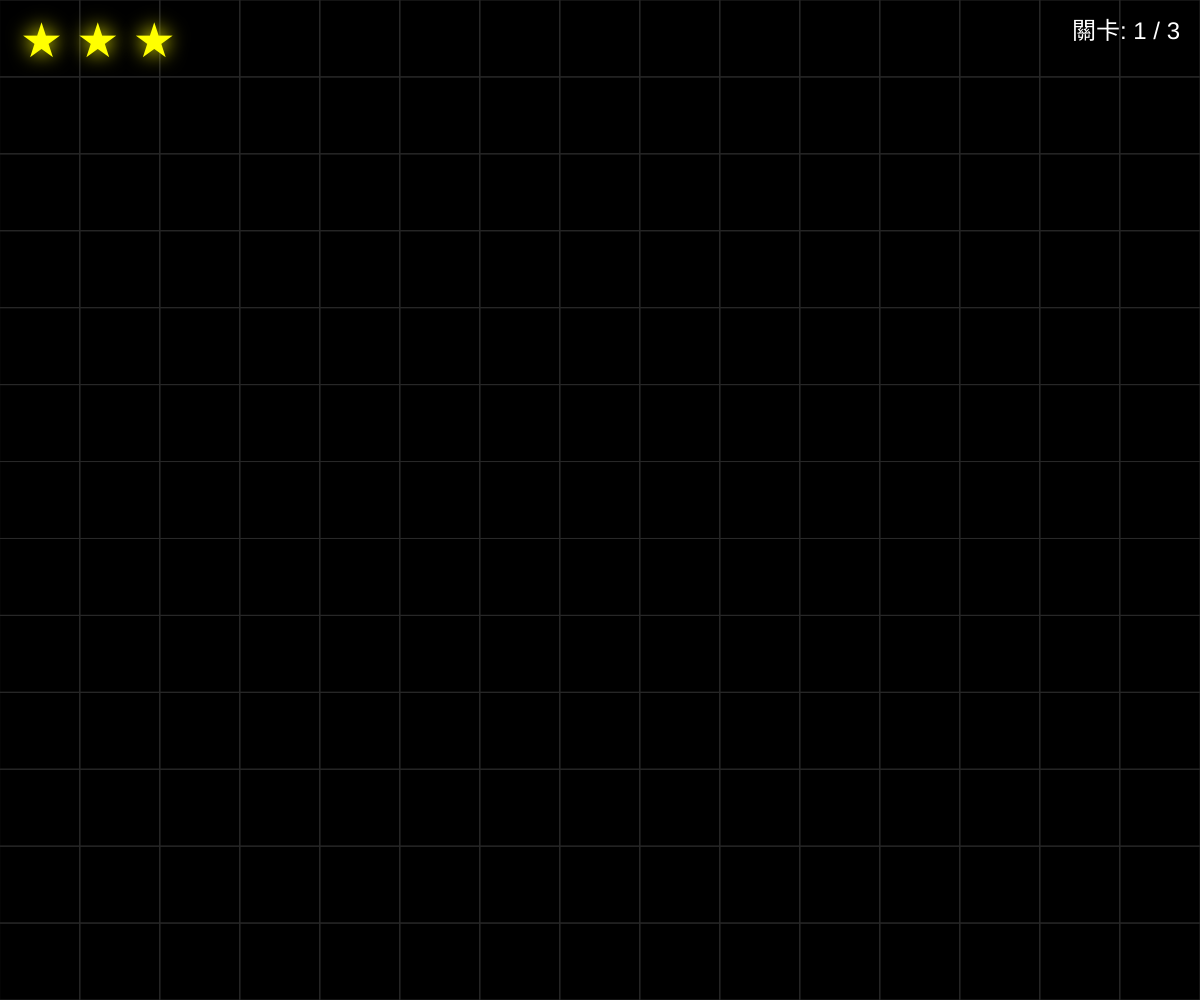
Frame 1 (no input)
Frame 60 (no input): identical to frame 1, image omitted
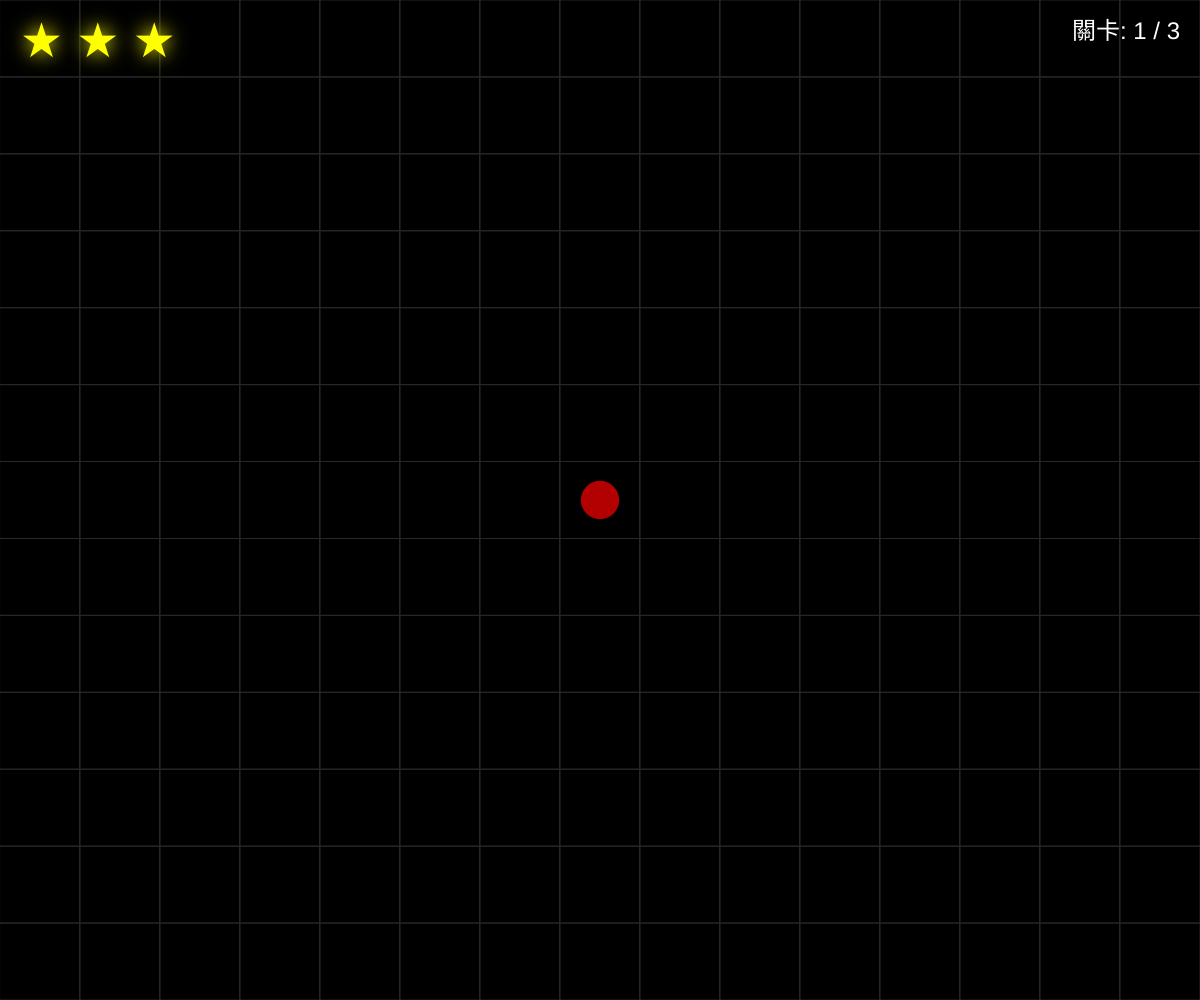
Frame 120 (the mouse pressed at the canvas centre since frame 60)

The p5.js sketch that drew these frames (run headless with seeded random() and noise() and a simulated clock; from frame 60 on, the mouse is pressed at the canvas centre):

// p5.js sketch
// ── sketch.js
let cellSize = 80;
let targetCol, targetRow;
let level = 1;
let gameState = "playing"; // 狀態：playing, result (通關), gameOver (失敗)
let shakeAmount = 0;       // 震動強度
let failFlash = 0;         // 錯誤閃爍亮度
let lives = 3;             // 剩餘鏟子數量
let particles = [];        // 慶祝粒子陣列
let flashR = 0, flashG = 0, flashB = 0; // 配合煙火顏色的閃光分量

function setup() {
  createCanvas(windowWidth, windowHeight);
  initTarget();
  // 禁用右鍵選單，以免影響遊戲操作
  forbidContextMenu();
}

function initTarget() {
  // 隨機設定一個目標方框的座標
  let cols = ceil(width / cellSize);
  let rows = ceil(height / cellSize);
  targetCol = floor(random(cols));
  targetRow = floor(random(rows));
}

// 輔助函式：禁用瀏覽器右鍵選單
function forbidContextMenu() {
  document.oncontextmenu = () => false;
}

function draw() {
  // 背景色會根據錯誤閃爍強度變紅，並加上與煙火同色系的閃光
  let bgR = failFlash + flashR;
  let bgG = flashG;
  let bgB = flashB;
  background(bgR, bgG, bgB);
  
  if (failFlash > 0) failFlash -= 5; // 紅色緩慢褪去
  if (flashR > 0) flashR -= 2; // 顏色閃光緩慢褪去
  if (flashG > 0) flashG -= 2;
  if (flashB > 0) flashB -= 2;

  // 如果在通關畫面狀態
  if (gameState === "result") {
    handleParticles();
    drawResultScreen();
    return;
  }
  
  if (gameState === "gameOver") {
    drawGameOverScreen();
    return;
  }

  push();
  // 處理震動效果
  if (shakeAmount > 0) {
    translate(random(-shakeAmount, shakeAmount), random(-shakeAmount, shakeAmount));
    shakeAmount *= 0.9; // 震動隨時間衰減
    if (shakeAmount < 0.1) shakeAmount = 0;
  }

  // 計算橫向與直向的方框數量，並計算精確的方格寬高以填滿螢幕
  let cols = ceil(width / cellSize);
  let rows = ceil(height / cellSize);
  let w = width / cols;
  let h = height / rows;

  for (let i = 0; i < cols; i++) {
    for (let j = 0; j < rows; j++) {
      let x = i * w;
      let y = j * h;

      // 繪製格線（將幸運格子隱藏，使其外觀與普通格子一致）
      stroke(40); 
      noFill();
      rect(x, y, w, h);

      // 當滑鼠滑過方框時
      if (mouseX >= x && mouseX < x + w && mouseY >= y && mouseY < y + h) {
        // 計算滑鼠位置與目標方框中心點的「像素距離」，這比原本的「格數距離」更細膩精準
        let targetCenterX = targetCol * w + w / 2;
        let targetCenterY = targetRow * h + h / 2;
        let d = dist(mouseX, mouseY, targetCenterX, targetCenterY);
        
        // 設定雷達感測半徑（以像素為單位，設定為方格寬度的 10 倍）
        let maxRange = w * 10;

        // 根據距離映射圓的大小與顏色：越近 (d 越小) 則越大且越紅
        let circleSize = map(d, 0, maxRange, min(w, h) * 0.95, 2, true);
        let redness = map(d, 0, maxRange, 255, 100, true);
        
        fill(redness, 0, 0);
        noStroke();
        ellipse(x + w / 2, y + h / 2, circleSize);
      }
    }
  }
  
  pop(); // 結束震動影響範圍

  // 在左上角顯示目前的星星數量 (生命值)
  fill(255, 255, 0); // 改為黃色
  noStroke();
  textAlign(LEFT, TOP);
  textSize(48); // 大小放大一倍 (24 -> 48)

  // 設定發光效果
  drawingContext.shadowBlur = 20;
  drawingContext.shadowColor = color(255, 255, 0);

  let starIcons = "";
  for (let i = 0; i < lives; i++) {
    starIcons += "★ ";
  }
  text(starIcons, 20, 20);
  
  // 重置發光效果，以免影響後續繪製的其他文字（如關卡資訊）
  drawingContext.shadowBlur = 0;

  // 在右上角顯示目前的關卡資訊
  fill(255);
  noStroke();
  textAlign(RIGHT, TOP);
  textSize(24);
  text("關卡: " + level + " / 3", width - 20, 20);
}

function drawResultScreen() {
  fill(255);
  textAlign(CENTER, CENTER);
  
  textSize(36);
  text("恭喜你找到幸運色塊!!", width / 2, height / 2 - 20);
  
  textSize(20);
  let msg = level < 3 ? "點擊畫面進入下一關" : "你已通關所有關卡！點擊重新開始遊戲";
  text(msg, width / 2, height / 2 + 40);
  
  textSize(16);
  text("目前關卡: " + level + " / 3", width / 2, height / 2 + 80);
}

function drawGameOverScreen() {
  fill(255, 50, 50);
  textAlign(CENTER, CENTER);
  
  textSize(48);
  text("遊戲結束", width / 2, height / 2 - 20);
  
  fill(255);
  textSize(20);
  text("鏟子用完了！點擊畫面重新開始", width / 2, height / 2 + 40);
}

function keyPressed() { } // 移除原本的鍵盤偵測

function mousePressed() {
  if (gameState === "result" || gameState === "gameOver") {
    // 結算或失敗畫面時，點擊左鍵處理
    if (gameState === "gameOver") {
      resetGame();
    } else if (mouseButton === LEFT) {
      advanceLevel();
    }
  } else if (gameState === "playing") {
    // 遊戲中時，按下滑鼠右鍵檢查是否找到幸運格子
    if (mouseButton === RIGHT) {
      checkWinCondition();
    }
  }
}

function resetGame() {
  level = 1;
  cellSize = 80;
  lives = 3;
  particles = [];
  initTarget();
  gameState = "playing";
}

function advanceLevel() {
  if (level < 3) {
      level++;
      cellSize /= 2; // 增加難度
      lives = 3;     // 進入下一關恢復鏟子
      particles = [];
    } else {
      resetGame();
      return;
    }
    initTarget();
    gameState = "playing";
}

function checkWinCondition() {
  let cols = ceil(width / cellSize);
  let rows = ceil(height / cellSize);
  let w = width / cols;
  let h = height / rows;

  let currentCol = floor(mouseX / w);
  let currentRow = floor(mouseY / h);

  // 檢查目前滑鼠所在的格子是否為幸運格子
  if (currentCol === targetCol && currentRow === targetRow) {
    gameState = "result";
  } else {
    // 點錯了：觸發震動與閃爍
    shakeAmount = 15;
    failFlash = 100;
    lives--;
    if (lives <= 0) {
      gameState = "gameOver";
    }
  }
}

function handleParticles() {
  // 縮短間隔，讓煙火更密集 (每 15 幀一波)
  if (frameCount % 15 === 0) {
    spawnFirework(random(width), random(height / 2));
  }
  
  // 更新與繪製所有粒子
  for (let i = particles.length - 1; i >= 0; i--) {
    particles[i].update();
    particles[i].display();
    if (particles[i].alpha <= 0) {
      particles.splice(i, 1);
    }
  }
}

function spawnFirework(x, y) {
  // 增加粒子數量到 80 個，並產生隨機鮮豔色
  let baseHue = random(360);

  // 設定與煙火顏色一致的背景閃光
  colorMode(HSB, 360, 100, 100);
  let c = color(baseHue, 80, 40); // 取得飽和度 80, 亮度 40 的色彩
  flashR = red(c);
  flashG = green(c);
  flashB = blue(c);
  colorMode(RGB, 255); // 切換回預設 RGB 模式

  for (let i = 0; i < 80; i++) {
    particles.push(new Particle(x, y, baseHue));
  }
}

class Particle {
  constructor(x, y, col) {
    this.x = x;
    this.y = y;
    this.history = []; // 儲存過去的位置以建立尾巴
    
    // 使用 HSB 顏色
    colorMode(HSB, 360, 100, 100, 255);
    this.color = color(col, random(60, 100), 100);
    colorMode(RGB, 255);

    // 爆炸速度與角度
    let angle = random(TWO_PI);
    let speed = random(2, 10);
    this.vx = cos(angle) * speed;
    this.vy = sin(angle) * speed;
    
    this.alpha = 255;
    this.size = random(2, 7);
    this.friction = 0.95; // 空氣阻力，讓煙火有層次感
    this.decay = random(2, 5); // 隨機消失速度
  }
  update() {
    // 紀錄當前位置到歷史中
    this.history.push({ x: this.x, y: this.y });
    if (this.history.length > 15) this.history.shift(); // 限制尾巴長度

    this.vx *= this.friction;
    this.vy *= this.friction;
    this.x += this.vx;
    this.y += this.vy;
    this.vy += 0.15; // 重力
    this.alpha -= this.decay;
  }
  display() {
    noStroke();
    
    // 繪製淡淡的長尾巴
    for (let i = 0; i < this.history.length; i++) {
      let p = this.history[i];
      // 越舊的點越透明、越小
      let tAlpha = map(i, 0, this.history.length, 0, this.alpha * 0.3);
      fill(red(this.color), green(this.color), blue(this.color), tAlpha);
      ellipse(p.x, p.y, this.size * (i / this.history.length));
    }

    let c = color(red(this.color), green(this.color), blue(this.color), this.alpha);
    fill(c);
    // 加入隨機閃爍感 (Twinkle)
    let s = this.size * (random(1) > 0.8 ? 1.5 : 1);
    ellipse(this.x, this.y, s);
  }
}

function windowResized() {
  resizeCanvas(windowWidth, windowHeight);
  initTarget();
}
